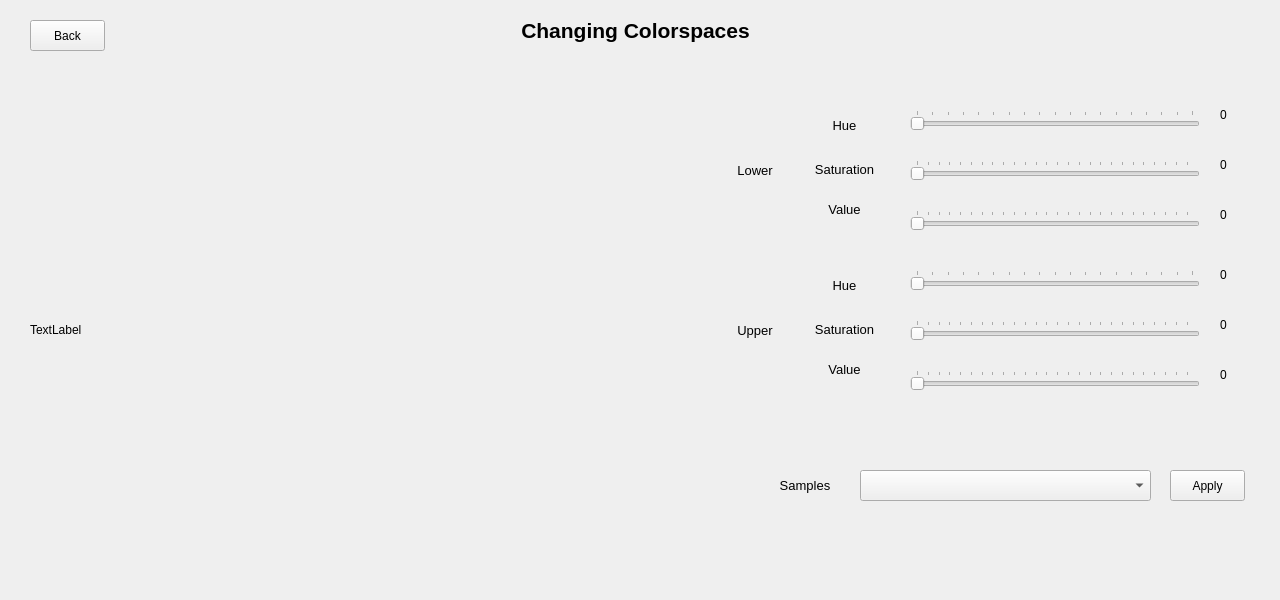
<?xml version="1.0" encoding="UTF-8"?>
<ui version="4.0">
 <class>Form</class>
 <widget class="QWidget" name="Form">
  <property name="geometry">
   <rect>
    <x>0</x>
    <y>0</y>
    <width>1280</width>
    <height>600</height>
   </rect>
  </property>
  <property name="windowTitle">
   <string>Form</string>
  </property>
  <widget class="QLabel" name="label">
   <property name="geometry">
    <rect>
     <x>110</x>
     <y>10</y>
     <width>1051</width>
     <height>41</height>
    </rect>
   </property>
   <property name="font">
    <font>
     <pointsize>16</pointsize>
     <weight>75</weight>
     <bold>true</bold>
    </font>
   </property>
   <property name="text">
    <string>Changing Colorspaces</string>
   </property>
   <property name="alignment">
    <set>Qt::AlignCenter</set>
   </property>
  </widget>
  <widget class="QLabel" name="label_2">
   <property name="geometry">
    <rect>
     <x>710</x>
     <y>110</y>
     <width>90</width>
     <height>120</height>
    </rect>
   </property>
   <property name="font">
    <font>
     <pointsize>10</pointsize>
    </font>
   </property>
   <property name="autoFillBackground">
    <bool>true</bool>
   </property>
   <property name="text">
    <string>Lower</string>
   </property>
   <property name="alignment">
    <set>Qt::AlignCenter</set>
   </property>
  </widget>
  <widget class="QLabel" name="label_3">
   <property name="geometry">
    <rect>
     <x>799</x>
     <y>110</y>
     <width>91</width>
     <height>31</height>
    </rect>
   </property>
   <property name="font">
    <font>
     <pointsize>10</pointsize>
    </font>
   </property>
   <property name="autoFillBackground">
    <bool>true</bool>
   </property>
   <property name="text">
    <string>Hue</string>
   </property>
   <property name="alignment">
    <set>Qt::AlignCenter</set>
   </property>
  </widget>
  <widget class="QLabel" name="label_4">
   <property name="geometry">
    <rect>
     <x>799</x>
     <y>149</y>
     <width>91</width>
     <height>41</height>
    </rect>
   </property>
   <property name="font">
    <font>
     <pointsize>10</pointsize>
    </font>
   </property>
   <property name="autoFillBackground">
    <bool>true</bool>
   </property>
   <property name="text">
    <string>Saturation</string>
   </property>
   <property name="alignment">
    <set>Qt::AlignCenter</set>
   </property>
  </widget>
  <widget class="QLabel" name="label_5">
   <property name="geometry">
    <rect>
     <x>799</x>
     <y>189</y>
     <width>91</width>
     <height>41</height>
    </rect>
   </property>
   <property name="font">
    <font>
     <pointsize>10</pointsize>
    </font>
   </property>
   <property name="autoFillBackground">
    <bool>true</bool>
   </property>
   <property name="text">
    <string>Value</string>
   </property>
   <property name="alignment">
    <set>Qt::AlignCenter</set>
   </property>
  </widget>
  <widget class="QSlider" name="horizontalSliderHL">
   <property name="geometry">
    <rect>
     <x>910</x>
     <y>110</y>
     <width>290</width>
     <height>20</height>
    </rect>
   </property>
   <property name="maximum">
    <number>180</number>
   </property>
   <property name="sliderPosition">
    <number>0</number>
   </property>
   <property name="orientation">
    <enum>Qt::Horizontal</enum>
   </property>
   <property name="tickPosition">
    <enum>QSlider::TicksAbove</enum>
   </property>
  </widget>
  <widget class="QLabel" name="labelHL">
   <property name="geometry">
    <rect>
     <x>1220</x>
     <y>100</y>
     <width>40</width>
     <height>30</height>
    </rect>
   </property>
   <property name="text">
    <string>0</string>
   </property>
  </widget>
  <widget class="QLabel" name="labelSL">
   <property name="geometry">
    <rect>
     <x>1220</x>
     <y>150</y>
     <width>40</width>
     <height>30</height>
    </rect>
   </property>
   <property name="text">
    <string>0</string>
   </property>
  </widget>
  <widget class="QLabel" name="labelVL">
   <property name="geometry">
    <rect>
     <x>1220</x>
     <y>200</y>
     <width>40</width>
     <height>30</height>
    </rect>
   </property>
   <property name="text">
    <string>0</string>
   </property>
  </widget>
  <widget class="QSlider" name="horizontalSliderSL">
   <property name="geometry">
    <rect>
     <x>910</x>
     <y>160</y>
     <width>290</width>
     <height>20</height>
    </rect>
   </property>
   <property name="maximum">
    <number>255</number>
   </property>
   <property name="sliderPosition">
    <number>0</number>
   </property>
   <property name="orientation">
    <enum>Qt::Horizontal</enum>
   </property>
   <property name="tickPosition">
    <enum>QSlider::TicksAbove</enum>
   </property>
  </widget>
  <widget class="QSlider" name="horizontalSliderVL">
   <property name="geometry">
    <rect>
     <x>910</x>
     <y>210</y>
     <width>290</width>
     <height>20</height>
    </rect>
   </property>
   <property name="maximum">
    <number>255</number>
   </property>
   <property name="sliderPosition">
    <number>0</number>
   </property>
   <property name="orientation">
    <enum>Qt::Horizontal</enum>
   </property>
   <property name="tickPosition">
    <enum>QSlider::TicksAbove</enum>
   </property>
  </widget>
  <widget class="QLabel" name="labelHU">
   <property name="geometry">
    <rect>
     <x>1220</x>
     <y>260</y>
     <width>40</width>
     <height>30</height>
    </rect>
   </property>
   <property name="text">
    <string>0</string>
   </property>
  </widget>
  <widget class="QLabel" name="label_6">
   <property name="geometry">
    <rect>
     <x>799</x>
     <y>270</y>
     <width>91</width>
     <height>31</height>
    </rect>
   </property>
   <property name="font">
    <font>
     <pointsize>10</pointsize>
    </font>
   </property>
   <property name="autoFillBackground">
    <bool>true</bool>
   </property>
   <property name="text">
    <string>Hue</string>
   </property>
   <property name="alignment">
    <set>Qt::AlignCenter</set>
   </property>
  </widget>
  <widget class="QSlider" name="horizontalSliderSU">
   <property name="geometry">
    <rect>
     <x>910</x>
     <y>320</y>
     <width>290</width>
     <height>20</height>
    </rect>
   </property>
   <property name="maximum">
    <number>255</number>
   </property>
   <property name="sliderPosition">
    <number>0</number>
   </property>
   <property name="orientation">
    <enum>Qt::Horizontal</enum>
   </property>
   <property name="tickPosition">
    <enum>QSlider::TicksAbove</enum>
   </property>
  </widget>
  <widget class="QLabel" name="labelVU">
   <property name="geometry">
    <rect>
     <x>1220</x>
     <y>360</y>
     <width>40</width>
     <height>30</height>
    </rect>
   </property>
   <property name="text">
    <string>0</string>
   </property>
  </widget>
  <widget class="QLabel" name="labelSU">
   <property name="geometry">
    <rect>
     <x>1220</x>
     <y>310</y>
     <width>40</width>
     <height>30</height>
    </rect>
   </property>
   <property name="text">
    <string>0</string>
   </property>
  </widget>
  <widget class="QSlider" name="horizontalSliderVU">
   <property name="geometry">
    <rect>
     <x>910</x>
     <y>370</y>
     <width>290</width>
     <height>20</height>
    </rect>
   </property>
   <property name="maximum">
    <number>255</number>
   </property>
   <property name="sliderPosition">
    <number>0</number>
   </property>
   <property name="orientation">
    <enum>Qt::Horizontal</enum>
   </property>
   <property name="tickPosition">
    <enum>QSlider::TicksAbove</enum>
   </property>
  </widget>
  <widget class="QSlider" name="horizontalSliderHU">
   <property name="geometry">
    <rect>
     <x>910</x>
     <y>270</y>
     <width>290</width>
     <height>20</height>
    </rect>
   </property>
   <property name="maximum">
    <number>180</number>
   </property>
   <property name="sliderPosition">
    <number>0</number>
   </property>
   <property name="orientation">
    <enum>Qt::Horizontal</enum>
   </property>
   <property name="tickPosition">
    <enum>QSlider::TicksAbove</enum>
   </property>
  </widget>
  <widget class="QLabel" name="label_7">
   <property name="geometry">
    <rect>
     <x>799</x>
     <y>309</y>
     <width>91</width>
     <height>41</height>
    </rect>
   </property>
   <property name="font">
    <font>
     <pointsize>10</pointsize>
    </font>
   </property>
   <property name="autoFillBackground">
    <bool>true</bool>
   </property>
   <property name="text">
    <string>Saturation</string>
   </property>
   <property name="alignment">
    <set>Qt::AlignCenter</set>
   </property>
  </widget>
  <widget class="QLabel" name="label_8">
   <property name="geometry">
    <rect>
     <x>799</x>
     <y>349</y>
     <width>91</width>
     <height>41</height>
    </rect>
   </property>
   <property name="font">
    <font>
     <pointsize>10</pointsize>
    </font>
   </property>
   <property name="autoFillBackground">
    <bool>true</bool>
   </property>
   <property name="text">
    <string>Value</string>
   </property>
   <property name="alignment">
    <set>Qt::AlignCenter</set>
   </property>
  </widget>
  <widget class="QLabel" name="label_9">
   <property name="geometry">
    <rect>
     <x>710</x>
     <y>270</y>
     <width>90</width>
     <height>120</height>
    </rect>
   </property>
   <property name="font">
    <font>
     <pointsize>10</pointsize>
    </font>
   </property>
   <property name="autoFillBackground">
    <bool>true</bool>
   </property>
   <property name="text">
    <string>Upper</string>
   </property>
   <property name="alignment">
    <set>Qt::AlignCenter</set>
   </property>
  </widget>
  <widget class="QLabel" name="label_10">
   <property name="geometry">
    <rect>
     <x>760</x>
     <y>470</y>
     <width>90</width>
     <height>31</height>
    </rect>
   </property>
   <property name="font">
    <font>
     <pointsize>10</pointsize>
    </font>
   </property>
   <property name="autoFillBackground">
    <bool>true</bool>
   </property>
   <property name="text">
    <string>Samples</string>
   </property>
   <property name="alignment">
    <set>Qt::AlignCenter</set>
   </property>
  </widget>
  <widget class="QComboBox" name="comboBoxSamples">
   <property name="geometry">
    <rect>
     <x>860</x>
     <y>470</y>
     <width>291</width>
     <height>31</height>
    </rect>
   </property>
  </widget>
  <widget class="QPushButton" name="pushButtonApply">
   <property name="geometry">
    <rect>
     <x>1170</x>
     <y>470</y>
     <width>75</width>
     <height>31</height>
    </rect>
   </property>
   <property name="text">
    <string>Apply</string>
   </property>
  </widget>
  <widget class="QLabel" name="labelShow">
   <property name="geometry">
    <rect>
     <x>30</x>
     <y>90</y>
     <width>640</width>
     <height>480</height>
    </rect>
   </property>
   <property name="text">
    <string>TextLabel</string>
   </property>
   <property name="margin">
    <number>0</number>
   </property>
  </widget>
  <widget class="QPushButton" name="pushButtonBack">
   <property name="geometry">
    <rect>
     <x>30</x>
     <y>20</y>
     <width>75</width>
     <height>31</height>
    </rect>
   </property>
   <property name="text">
    <string>Back</string>
   </property>
  </widget>
 </widget>
 <resources/>
 <connections/>
</ui>
